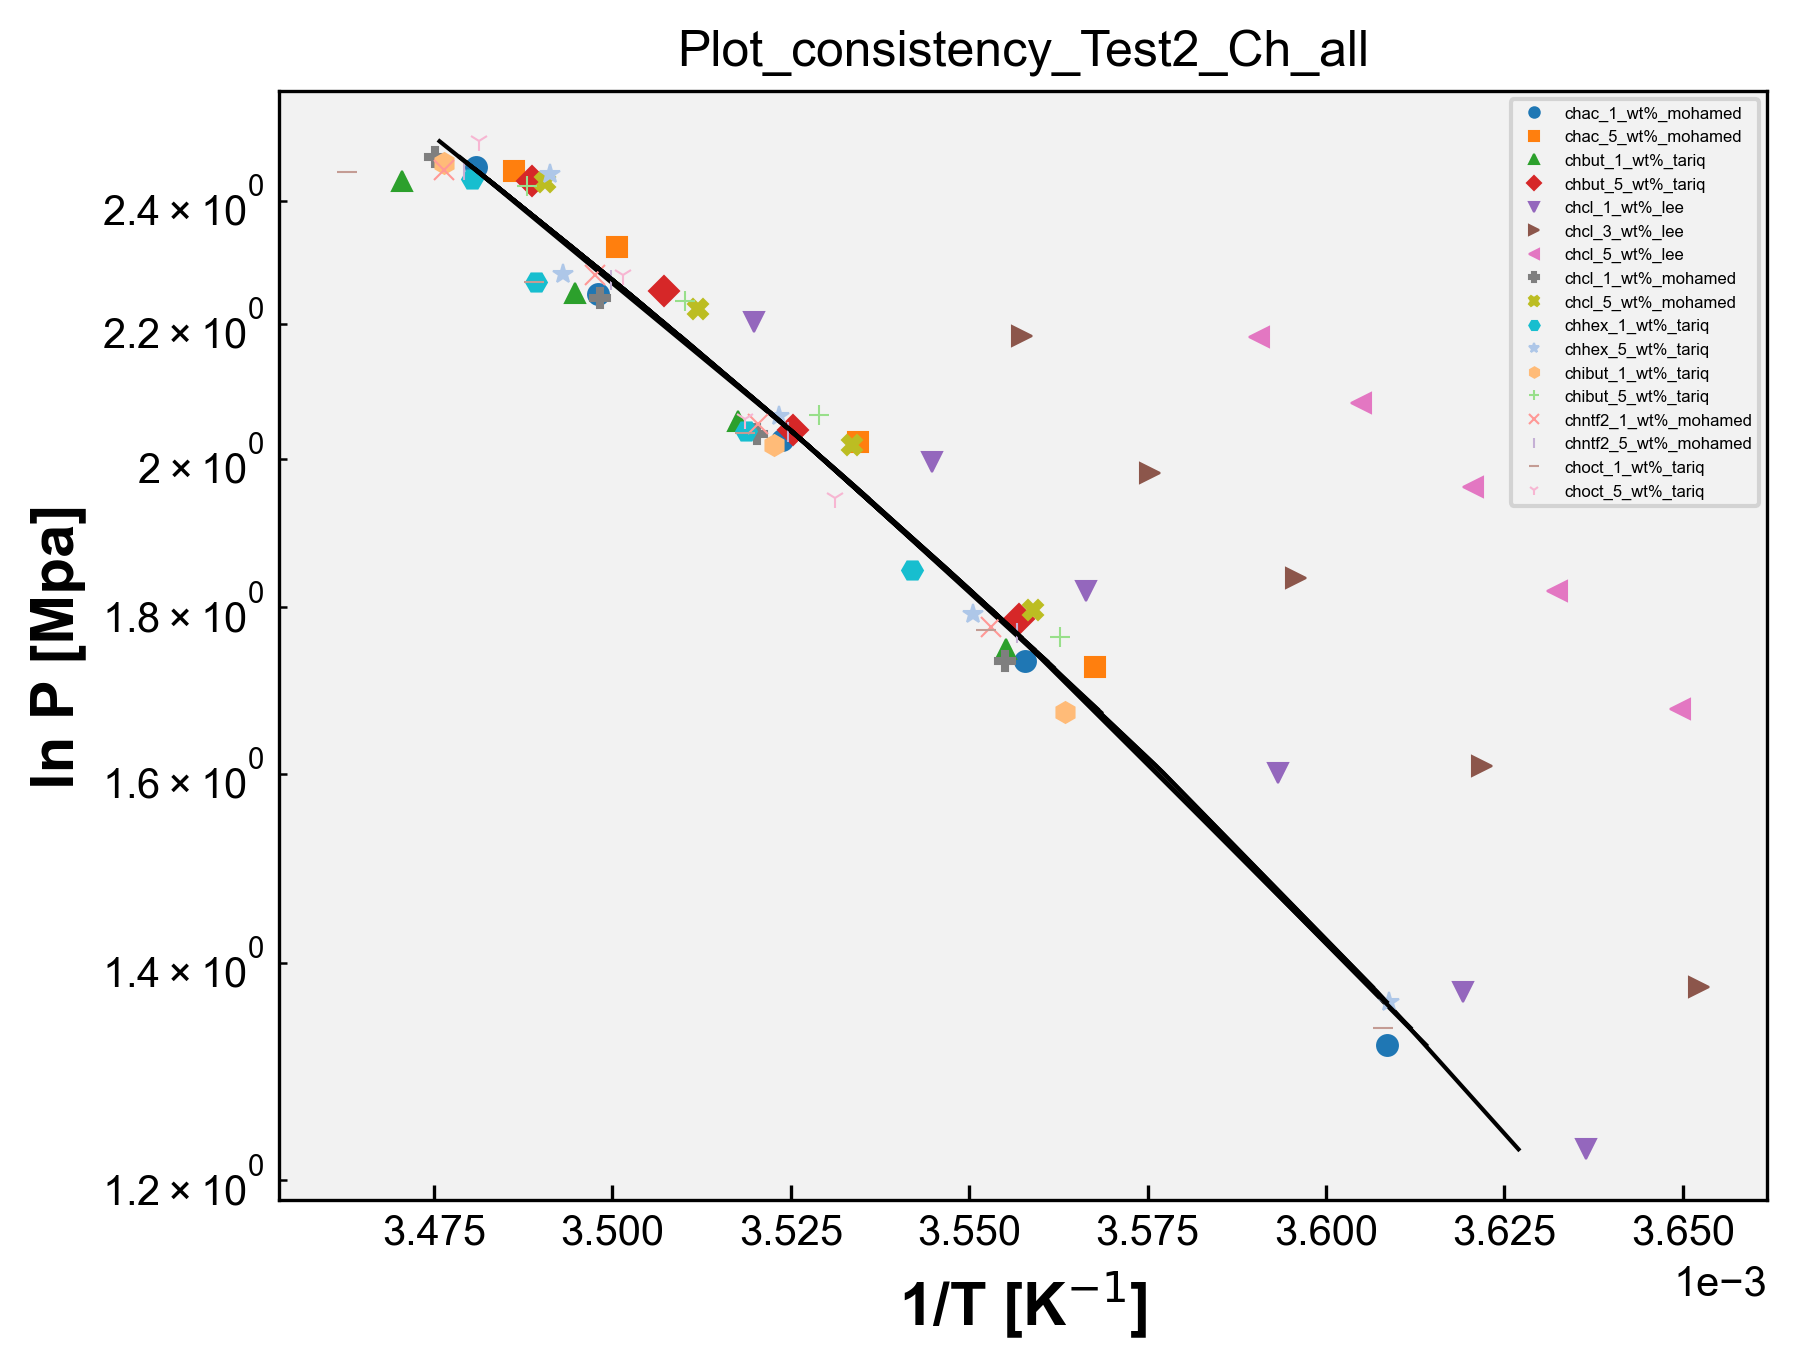

Source code (Python):
# Plot_consistency - Ch
import matplotlib.pyplot as plt
import matplotlib
from matplotlib.font_manager import FontProperties
import pandas as pd
import numpy as np
import openpyxl
import os

matplotlib.rcParams['font.family'] = "Arial" # change the default font # mudança da fonte
matplotlib.rcParams['xtick.direction'] = 'in' # change the ticks direction # mudança da direção dos marcadores ao longo dos eixos de um gráfico que indicam valores específicos
matplotlib.rcParams['ytick.direction'] = 'in'
font = FontProperties() # cria uma instância de propriedades de fontes, tamanho, estilo e família
font.set_family('sans-serif') # 'serif', 'sans-serif', 'cursive', 'fantasy', or 'monospace' # família da fonte
font.set_name('Arial') # nome da fonte
font.set_weight('bold') # 'ultralight', 'light', 'normal', 'regular', 'book', 'medium', 'roman', 'semibold', 'demibold', 'demi', 'bold', 'heavy', 'extra bold', 'black' # peso da fonte
font.set_style('normal') #'normal', 'italic' or 'oblique' # estilo da fonte, negrito, itálico, normal, etc
font.set_size('x-large') # xx-small', 'x-small', 'small', 'medium', 'large', 'x-large', 'xx-large' # tamanho da fonte
plt.rcParams['figure.dpi'] = 300 # resolução padrão para as figuras exibidas na tela
plt.rcParams['savefig.dpi'] = 300 # resolução padrão para as figuras salvas em arquivos PNG, PDF ou SVG
opt = {'fillstyle':'full','markersize':5,'markeredgewidth':0.5} # aparência dos marcadores, fillstyle: full - estilo de preenchimento markersize: 5 - tamanho do marcador markeredgewidth: 0.5 largura da borda do marcador
plt.rcParams['figure.facecolor'] = (1.0,1.0,1.0,0.0) # cor de fundo da figura como transparente
plt.rcParams['axes.facecolor'] = '0.95' # cor de fundo dos eixos como uma tonalidade de cinza claro
#plt.rcParams['figure.figsize'] = (4,4) # tamanho da figura padrão em polegadas


caminho_arquivo = 'Ch.xlsx' # caminho do arquivo
wb = openpyxl.load_workbook(caminho_arquivo) # ler dados de abas individuais do arquivo Excel sem abrir e fechar repetidamente, mantém aberto. Mais eficiente se você precisa ler dados de várias abas do arquivo. Lista com os nomes de todas as abas do arquivo Excel.
# load_workbook é a função usada para carregar o arquvio Excel

dados_coluna_O_array = [] # matriz para guardar os dados da coluna O de todas as sheet
dados_coluna_P_array = [] # matriz para guardar os dados da coluna P de todas as sheet
dados_coluna_Q_array = [] # matriz para guardar os dados da coluna Q de todas as sheet

nomes_abas = []

for i in wb.sheetnames: # para i dentro da lista wb com os nomes de todas as abas
    nome_aba = wb[i] # obtém o nome da aba na posição i na lista wb, que contém os nomes de todas as abas
    nome_aba_split = nome_aba.title.split("_") # nome_aba é o nome completo da aba. nome_aba.title converte o nome da aba para o formato de título. split("_ ") divide o nome da aba em duas partes usando o caractere "_ "
    if len(nome_aba_split) > 2: # se o nome da aba contiver mais de duas partes
        nome_aba_split.insert(2, "wt%") # insere wt% entre a segunda e a terceira partes do nome da aba
        nome_aba_final = "_".join(nome_aba_split) # junta as partes do nome da aba de volta com "_"
        print('nome_aba_final', nome_aba_final)
        nomes_abas.append(nome_aba_final) # adiciona o nome modificado _a lista de nomes das abas
    else:
        nomes_abas.append(nome_aba.title) # nome da aba não tiver mais de duas partes, adiciona o nome completo da aba à lista nomes_abas (usada na legenda)

    dados_coluna_O = [] # abre uma lista para os dados da coluna O da sheet
    dados_coluna_P = [] # abre uma lista para os dados da coluna P da sheet
    dados_coluna_Q = [] # abre uma lista para os dados da coluna Q da sheet

    for j in nome_aba.iter_rows(min_row=2, values_only=True): # iter_rows: permite iterar sobre as linhas dessa aba # min_row=2: especifica a primeira linha a ser considerada, nesse caso, começa na segunda linha, pois a primeira linha geralmente contém os cabeçalhos das colunas # values_only=True: indica que queremos obter apenas os valores das células, sem incluir informações adicionais como formatação, fórmulas ou estilos.
        dados_coluna_O.append(j[17])
        dados_coluna_P.append(j[18])
        dados_coluna_Q.append(j[19])

    dados_coluna_O_array.append(dados_coluna_O)
    dados_coluna_P_array.append(dados_coluna_P)
    dados_coluna_Q_array.append(dados_coluna_Q)

print('dados_O', dados_coluna_O_array)
print('dados_P', dados_coluna_P_array)
print('dados_Q', dados_coluna_Q_array)

# Plotagem dos dados:

symbols = ['o', 's', '^', 'D', 'v', '>', '<', 'P', 'X', 'H', '*', 'h', '+', 'x', '|', '_', '1', '2', '3', '4', 'p', ',', '.']# Exemplos de símbolos

# Vetor de cores
colors = ['#1f77b4', '#ff7f0e', '#2ca02c', '#d62728', '#9467bd', '#8c564b', '#e377c2', '#7f7f7f', '#bcbd22', '#17becf',  '#aec7e8',  '#ffbb78', '#98df8a', '#ff9896', '#c5b0d5', '#c49c94',  '#f7b6d2', '#c7c7c7',  '#dbdb8d',  '#9edae5',  '#393b79',  '#5254a3', '#6b6ecf',  '#9c9ede',  '#637939',  '#8ca252',  '#b5cf6b', '#cedb9c',  '#8c6d31',  '#bd9e39',  '#e7ba52',  '#e7cb94',  '#843c39', '#ad494a', '#d6616b',  '#e7969c',  '#7b4173', '#a55194',  '#ce6dbd',  '#de9ed6']

lines = []

for i in range(len(dados_coluna_O_array)):
    y = dados_coluna_O_array[i]
    x = dados_coluna_P_array[i]
    x2 = dados_coluna_Q_array[i]
    print('x', x)
    print('y', y)
    print('x2', x2)
    symbol=symbols[i]
    color=colors[i]
    line1, = plt.plot(x, y, marker=symbol, markersize=opt['markersize'], markeredgewidth=opt['markeredgewidth'], fillstyle=opt['fillstyle'], color=color, linestyle='none', label=nomes_abas[i]) # lines armazenam as linhas geradas pelos plots
    line2, = plt.plot(x2, y, color='black', linestyle='-', linewidth=1)

    lines.append(line1)

plt.semilogy()
plt.ticklabel_format(axis='x', style='sci', scilimits=(0,0)) # eixo x em notação científica
plt.legend(handles=lines, loc='upper right', fontsize=4, markerscale=0.5) # cria a legenda usando as linhas armazenadas na lista
plt.xlabel('1/T [K$^{-1}$]',fontproperties=font)
plt.ylabel('ln P [Mpa]',fontproperties=font)
#plt.legend(loc="upper left")

nome_arquivo_python = os.path.basename(__file__) # obter o nome do arquivo python atual
nome_arquivo_sem_extensao = os.path.splitext(nome_arquivo_python)[0] # obter o nome do arquivo sem extensão # [0] vai acessar o primeiro elemento da tupla retornado por path.splitext

plt.title(nome_arquivo_sem_extensao)

plt.savefig(f'{nome_arquivo_sem_extensao}.png',format='png',bbox_inches='tight',
                dpi=300,transparent=False)
plt.show()
